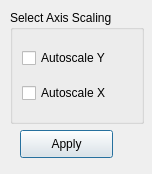
<?xml version="1.0" encoding="UTF-8"?>
<ui version="4.0">
 <class>GraphSettingsDialogB</class>
 <widget class="QDialog" name="GraphSettingsDialogB">
  <property name="geometry">
   <rect>
    <x>0</x>
    <y>0</y>
    <width>152</width>
    <height>174</height>
   </rect>
  </property>
  <property name="windowTitle">
   <string>Dialog</string>
  </property>
  <widget class="QPushButton" name="applyButton">
   <property name="geometry">
    <rect>
     <x>20</x>
     <y>130</y>
     <width>93</width>
     <height>28</height>
    </rect>
   </property>
   <property name="text">
    <string>Apply</string>
   </property>
  </widget>
  <widget class="QGroupBox" name="selectBox">
   <property name="geometry">
    <rect>
     <x>10</x>
     <y>10</y>
     <width>134</width>
     <height>114</height>
    </rect>
   </property>
   <property name="title">
    <string>Select Axis Scaling</string>
   </property>
   <layout class="QGridLayout" name="gridLayout">
    <item row="0" column="0">
     <widget class="QCheckBox" name="autoscaleYcheckbox">
      <property name="text">
       <string>Autoscale Y</string>
      </property>
     </widget>
    </item>
    <item row="1" column="0">
     <widget class="QCheckBox" name="autoscaleXcheckbox">
      <property name="text">
       <string>Autoscale X</string>
      </property>
     </widget>
    </item>
   </layout>
  </widget>
 </widget>
 <resources/>
 <connections/>
</ui>
